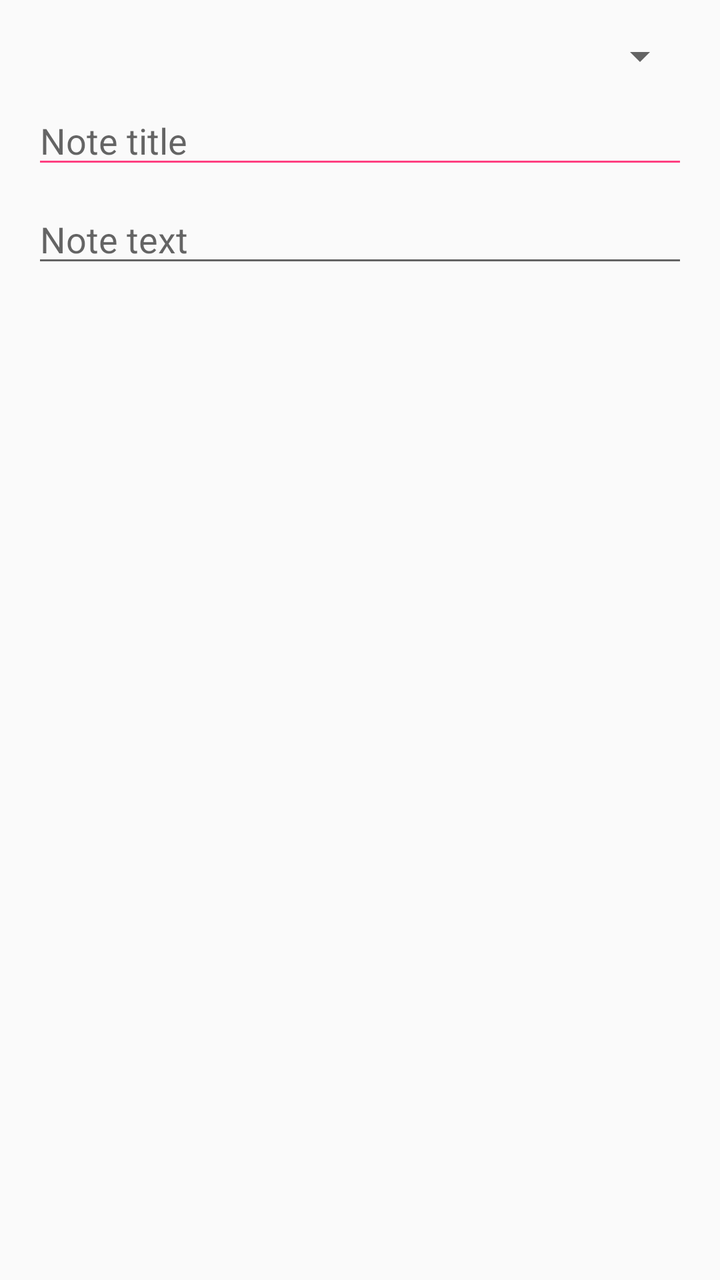
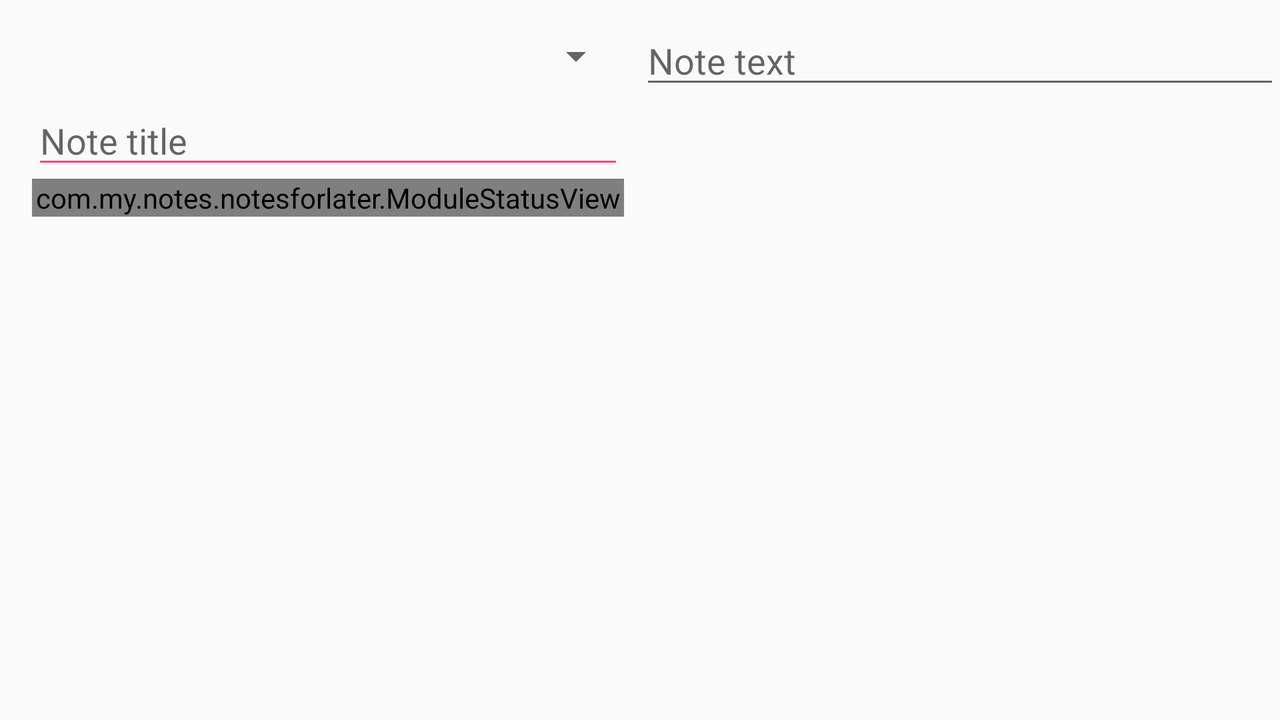

One screen, two layout resources from the same app: the default and the author's alternative for another configuration. Each is rendered where Android would select it; the XML of both is given below.
<!-- AndroidManifest.xml: application theme AppTheme -->
<!-- res/layout/content_note.xml -->
<?xml version="1.0" encoding="utf-8"?>
<androidx.constraintlayout.widget.ConstraintLayout xmlns:android="http://schemas.android.com/apk/res/android"
    xmlns:app="http://schemas.android.com/apk/res-auto"
    xmlns:tools="http://schemas.android.com/tools"
    android:layout_width="match_parent"
    android:layout_height="match_parent"
    app:layout_behavior="@string/appbar_scrolling_view_behavior"
    tools:context="com.my.notes.notesforlater.NotesActivity"
    tools:showIn="@layout/activity_notes">

    <Spinner
        android:id="@+id/spinner_courses"
        android:layout_width="0dp"
        android:layout_height="wrap_content"
        android:layout_marginLeft="16dp"
        android:layout_marginTop="16dp"
        android:layout_marginRight="16dp"
        app:layout_constraintHorizontal_bias="0.0"
        app:layout_constraintLeft_toLeftOf="parent"
        app:layout_constraintRight_toRightOf="parent"
        app:layout_constraintTop_toTopOf="parent" />

    <EditText
        android:id="@+id/text_note_title"
        android:layout_width="0dp"
        android:layout_height="wrap_content"
        android:layout_marginLeft="0dp"
        android:layout_marginTop="8dp"
        android:layout_marginRight="0dp"
        android:ems="10"
        android:hint="@string/note_title"
        android:inputType="textMultiLine"
        style="@style/NotesForLaterTextStyle.EditTextStyle"
        app:layout_constraintLeft_toLeftOf="@+id/spinner_courses"
        app:layout_constraintRight_toRightOf="@+id/spinner_courses"
        app:layout_constraintTop_toBottomOf="@+id/spinner_courses" />

    <EditText
        android:id="@+id/text_note_text"
        android:layout_width="0dp"
        android:layout_height="wrap_content"
        android:layout_marginLeft="0dp"
        android:layout_marginTop="8dp"
        android:layout_marginRight="0dp"
        android:ems="10"
        android:hint="@string/note_text"
        android:inputType="textMultiLine"
        app:layout_constraintLeft_toLeftOf="@+id/text_note_title"
        app:layout_constraintRight_toRightOf="@+id/text_note_title"
        app:layout_constraintTop_toBottomOf="@+id/text_note_title" />
</androidx.constraintlayout.widget.ConstraintLayout>
<!-- res/layout/activity_notes.xml (included above) -->
<?xml version="1.0" encoding="utf-8"?>
<androidx.coordinatorlayout.widget.CoordinatorLayout xmlns:android="http://schemas.android.com/apk/res/android"
    xmlns:app="http://schemas.android.com/apk/res-auto"
    xmlns:tools="http://schemas.android.com/tools"
    android:layout_width="match_parent"
    android:layout_height="match_parent"
    tools:context="com.my.notes.notesforlater.NotesActivity">

    <com.google.android.material.appbar.AppBarLayout
        android:layout_width="match_parent"
        android:layout_height="wrap_content"
        android:theme="@style/AppTheme.AppBarOverlay">

        <com.google.android.material.appbar.MaterialToolbar
            android:id="@+id/toolbar"
            android:layout_width="match_parent"
            android:layout_height="?attr/actionBarSize"
            android:background="?attr/colorPrimary"
            app:popupTheme="@style/AppTheme.PopupOverlay" />

    </com.google.android.material.appbar.AppBarLayout>

    <include layout="@layout/content_note" />

</androidx.coordinatorlayout.widget.CoordinatorLayout>
<!-- resources referenced by this layout -->
<resources>
  <string name="note_text">Note text</string>
  <string name="note_title">Note title</string>
  <style name="AppTheme.AppBarOverlay" parent="ThemeOverlay.AppCompat.Dark.ActionBar" />
  <style name="AppTheme.PopupOverlay" parent="ThemeOverlay.AppCompat.Light" />
  <style name="NotesForLaterTextStyle.EditTextStyle">
  		<item name="android:backgroundTint">@color/colorAccent</item>
  
  	</style>
  <style name="AppTheme" parent="Theme.AppCompat.Light.DarkActionBar">
  		
  		<item name="colorPrimary">@color/colorPrimary</item>
  		<item name="colorPrimaryDark">@color/colorPrimaryDark</item>
  		<item name="colorAccent">@color/colorAccent</item>
  	</style>
  <color name="colorAccent">#ff4081</color>
  <color name="colorPrimary">#3F51B5</color>
  <color name="colorPrimaryDark">#303F9F</color>
</resources>
<!-- res/layout-land/content_note.xml (the author's variant of the layout above) -->
<!-- drawn on the phone turned sideways -->
<?xml version="1.0" encoding="utf-8"?>
<androidx.constraintlayout.widget.ConstraintLayout xmlns:android="http://schemas.android.com/apk/res/android"
	xmlns:app="http://schemas.android.com/apk/res-auto"
	xmlns:tools="http://schemas.android.com/tools"
	android:layout_width="match_parent"
	android:layout_height="match_parent"
	app:layout_behavior="@string/appbar_scrolling_view_behavior"
	tools:context="com.my.notes.notesforlater.notes.NotesActivity"
	tools:showIn="@layout/activity_notes">

	<Spinner
		android:id="@+id/spinner_courses"
		android:layout_width="0dp"
		android:layout_height="wrap_content"
		android:layout_marginLeft="16dp"
		android:layout_marginTop="16dp"
		android:layout_marginEnd="8dp"
		app:layout_constraintRight_toLeftOf="@+id/guideline4"
		app:layout_constraintHorizontal_bias="0.0"
		app:layout_constraintLeft_toLeftOf="parent"
		app:layout_constraintTop_toTopOf="parent" />

	<EditText
		android:id="@+id/text_note_title"
		style="@style/NotesForLaterTextStyle.EditTextStyle"
		android:layout_width="0dp"
		android:layout_height="wrap_content"
		android:layout_marginTop="8dp"
		android:ems="10"
		android:hint="@string/note_title"
		android:inputType="textMultiLine"
		app:layout_constraintLeft_toLeftOf="@+id/spinner_courses"
		app:layout_constraintRight_toRightOf="@+id/spinner_courses"
		app:layout_constraintTop_toBottomOf="@+id/spinner_courses" />

	<EditText
		android:id="@+id/text_note_text"
		android:layout_width="0dp"
		android:layout_height="wrap_content"
		android:layout_marginTop="8dp"
		android:ems="10"
		android:hint="@string/note_text"
		android:inputType="textMultiLine"
		app:layout_constraintHorizontal_bias="0.0"
		app:layout_constraintLeft_toLeftOf="@+id/guideline4"
		app:layout_constraintRight_toRightOf="parent"
		app:layout_constraintTop_toTopOf="parent" />

	<ProgressBar
		android:id="@+id/mProgressBar"
		style="@android:style/Widget.DeviceDefault.Light.ProgressBar.Horizontal"
		android:layout_width="wrap_content"
		android:layout_height="wrap_content"
		android:max="3"
		android:visibility="gone"
		app:layout_constraintBottom_toBottomOf="parent"
		app:layout_constraintEnd_toEndOf="parent"
		app:layout_constraintStart_toStartOf="parent"
		app:layout_constraintTop_toTopOf="parent" />

	<androidx.constraintlayout.widget.Guideline
		android:id="@+id/guideline4"
		android:layout_width="wrap_content"
		android:layout_height="wrap_content"
		android:orientation="vertical"
		app:layout_constraintGuide_percent="0.5" />

	<com.my.notes.notesforlater.ModuleStatusView
		android:id="@+id/moduleStatusViewId"
		android:layout_width="0dp"
		android:layout_height="wrap_content"
		app:layout_constraintEnd_toEndOf="@+id/text_note_title"
		app:layout_constraintStart_toStartOf="@+id/text_note_title"
		app:layout_constraintTop_toBottomOf="@+id/text_note_title" />
</androidx.constraintlayout.widget.ConstraintLayout>
<!-- res/layout/content_note.xml (included above) -->
<?xml version="1.0" encoding="utf-8"?>
<androidx.constraintlayout.widget.ConstraintLayout xmlns:android="http://schemas.android.com/apk/res/android"
    xmlns:app="http://schemas.android.com/apk/res-auto"
    xmlns:tools="http://schemas.android.com/tools"
    android:layout_width="match_parent"
    android:layout_height="match_parent"
    app:layout_behavior="@string/appbar_scrolling_view_behavior"
    tools:context="com.my.notes.notesforlater.NotesActivity"
    tools:showIn="@layout/activity_notes">

    <Spinner
        android:id="@+id/spinner_courses"
        android:layout_width="0dp"
        android:layout_height="wrap_content"
        android:layout_marginLeft="16dp"
        android:layout_marginTop="16dp"
        android:layout_marginRight="16dp"
        app:layout_constraintHorizontal_bias="0.0"
        app:layout_constraintLeft_toLeftOf="parent"
        app:layout_constraintRight_toRightOf="parent"
        app:layout_constraintTop_toTopOf="parent" />

    <EditText
        android:id="@+id/text_note_title"
        android:layout_width="0dp"
        android:layout_height="wrap_content"
        android:layout_marginLeft="0dp"
        android:layout_marginTop="8dp"
        android:layout_marginRight="0dp"
        android:ems="10"
        android:hint="@string/note_title"
        android:inputType="textMultiLine"
        style="@style/NotesForLaterTextStyle.EditTextStyle"
        app:layout_constraintLeft_toLeftOf="@+id/spinner_courses"
        app:layout_constraintRight_toRightOf="@+id/spinner_courses"
        app:layout_constraintTop_toBottomOf="@+id/spinner_courses" />

    <EditText
        android:id="@+id/text_note_text"
        android:layout_width="0dp"
        android:layout_height="wrap_content"
        android:layout_marginLeft="0dp"
        android:layout_marginTop="8dp"
        android:layout_marginRight="0dp"
        android:ems="10"
        android:hint="@string/note_text"
        android:inputType="textMultiLine"
        app:layout_constraintLeft_toLeftOf="@+id/text_note_title"
        app:layout_constraintRight_toRightOf="@+id/text_note_title"
        app:layout_constraintTop_toBottomOf="@+id/text_note_title" />
</androidx.constraintlayout.widget.ConstraintLayout>
